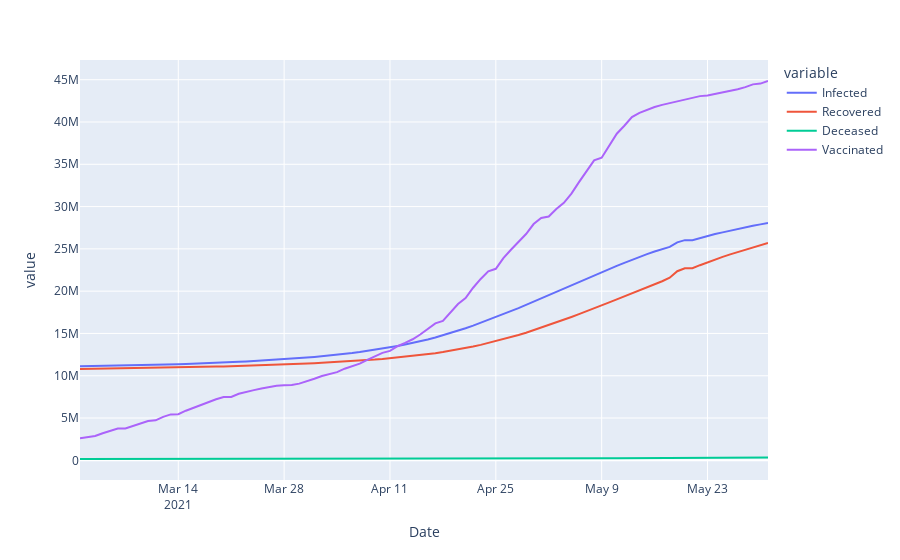

Source (notebook cell):
### Code cell
fig = px.line(covid_india_data[(covid_india_data.Date >= '2021-03-01') & (covid_india_data.Date <='2021-05-31')], x='Date', y=['Infected','Recovered','Deceased','Vaccinated'])
fig.show()
